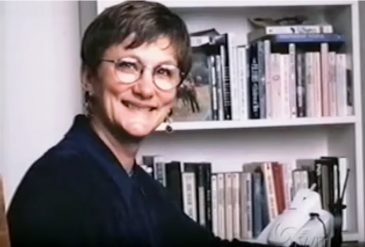
#> input picture data_set/Anita borg/AnitaB_History_Image1-365x247-1.jpg, 365 x 247 px, given as the content of the folder G:/Temp_python/Face_recognition/data_set/Elon musk, which was not available
$ python model_trained.py
#> lines starting #> are read from the running program, lines starting #| are printed output that depends on the picture; pictures that were not available may be replaced by others from this repository, and a replacement may not be noted
import cv2 as cv
import numpy as np
import os

# get the all folder name
people_list = ['Elon musk', 'Bill gates', 'Anita borg']
DIR = 'G:\\Temp_python\\Face_recognition\\data_set'

features = [] # store corresponding imgs
lables = [] # correspondig lable for img

# face detector classifier
haar_cascade = cv.CascadeClassifier('haar_face.xml')

# set to the training set
def create_tain():
    # each folder and grabbing the path to the folder
    for person in people_list:
        path =  os.path.join(DIR, person) # prepare img path
        label = people_list.index(person)

        # loop for a every img in folder
        for img in os.listdir(path): # get the img path
            img_path = os.path.join(path, img)

            # read the img from the img_path
            img_array = cv.imread(img_path)
#> img_array is the input picture: shape (247, 365, 3); mean B, G, R 129, 123.6, 131.9
            gray = cv.cvtColor(img_array, cv.COLOR_BGR2GRAY) #img conver in gray scale img
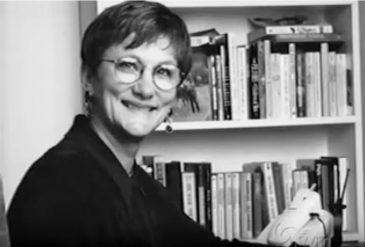
#> gray: shape (247, 365); min 0, max 248, mean 126.7

            # detect the face and find the face on the img
            face_rect = haar_cascade.detectMultiScale(gray, scaleFactor=1.1, minNeighbors=4)
#> face_rect = [[100, 34, 91, 91]]

            # loop over the every face detact
            for (x,y, h, w) in face_rect:
                face_roi = gray[y:y+h, x:x+w] # region of intrest
                # append img and labels
                features.append(face_roi)
                lables.append(label)
#> this loop made 1 pass
#> pass 1, in create_tain, `face_roi = gray[y:y+h, x:x+w]`:
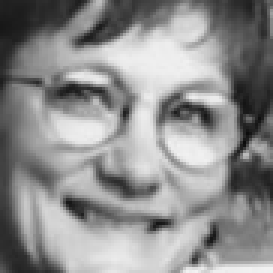
#> face_roi: shape (91, 91) (shown 3 times larger); min 12, max 242, mean 142.2
#> after the loop, features = 1 item; lables = [0]
#> pass 2 of the loop in create_tain, `for person in people_list:`:
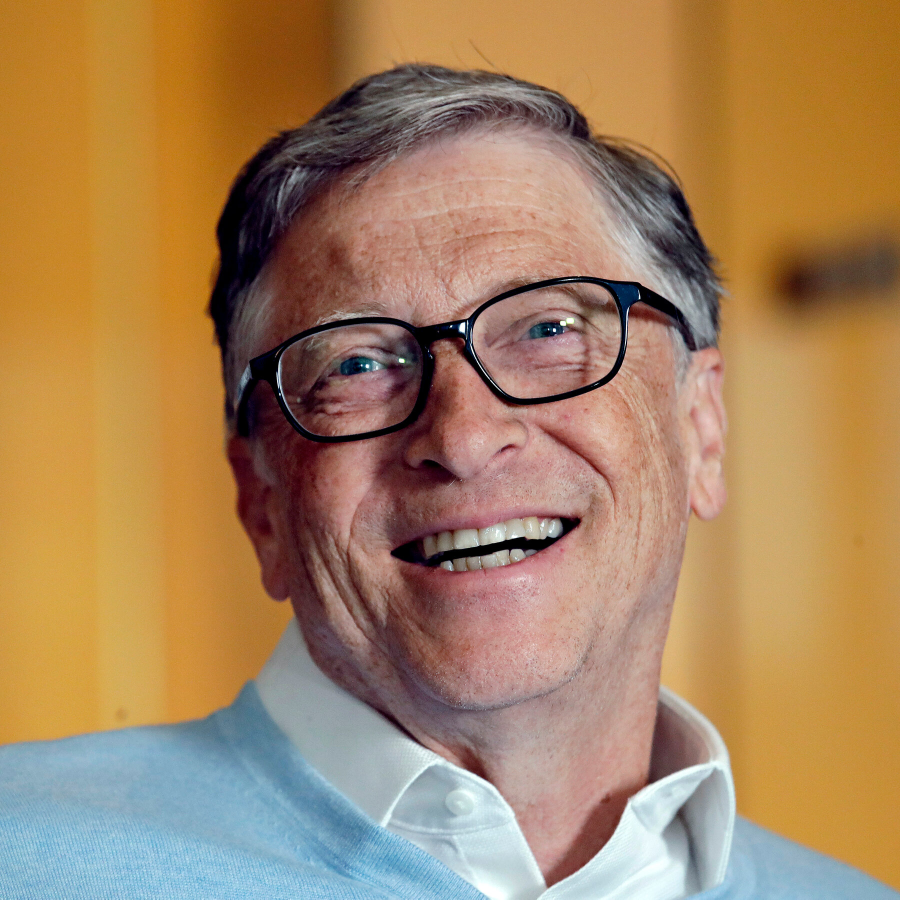
#> input picture data_set/Bill gates/14Gates--top-mediumSquareAt3X.jpg, 1800 x 1799 px, found by its file name (shown at 1/2 size)
#> in create_tain, img_array is the input picture: shape (1799, 1800, 3); mean B, G, R 94.7, 131.5, 166
#> in create_tain, `gray = cv.cvtColor(img_array, cv.COLOR_BGR2GRAY)`:
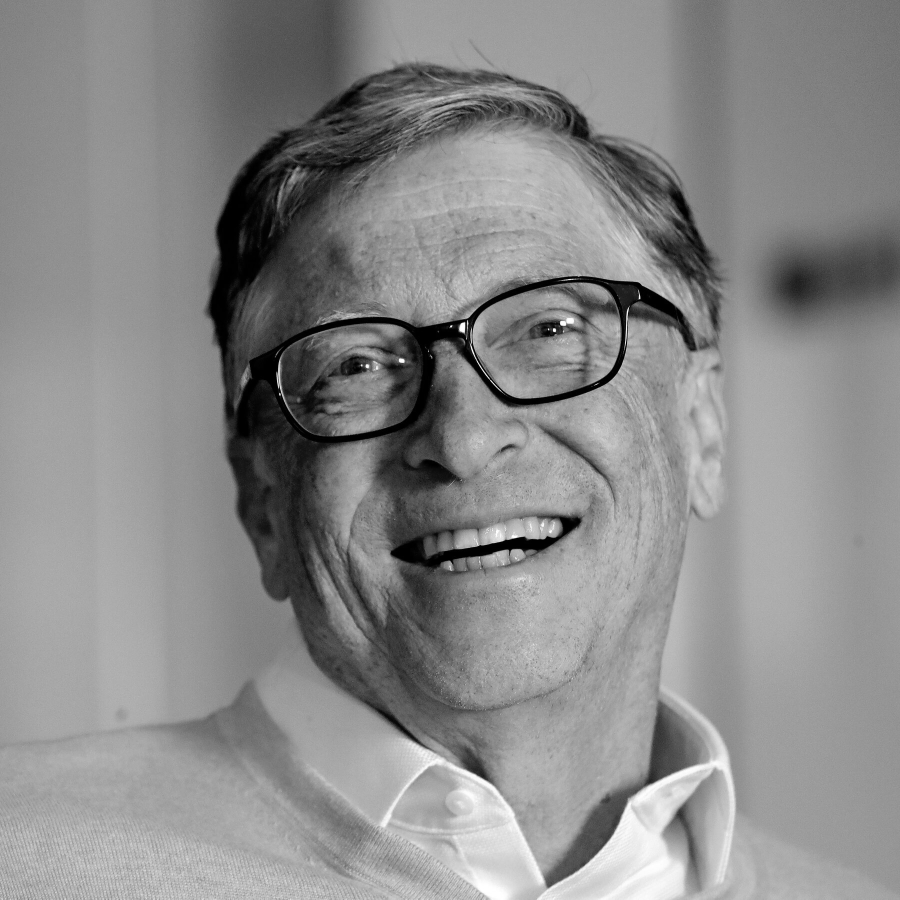
#> gray: shape (1799, 1800) (shown at 1/2 size); min 0, max 255, mean 137.6
#> face_rect = [[917, 974, 38, 38]]
#> the loop in create_tain, `for (x,y, h, w) in face_rect:` made 1 pass
#> pass 1, in create_tain, `face_roi = gray[y:y+h, x:x+w]`:
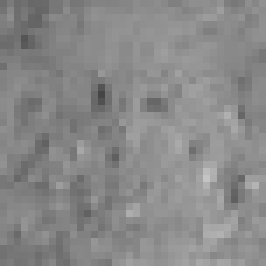
#> face_roi: shape (38, 38) (shown 7 times larger); min 69, max 196, mean 136.7
#> after the loop in create_tain, `for (x,y, h, w) in face_rect:`: features = 2 items; lables = [0, 1]

create_tain()

# list convert to numpy array
features = np.array(features, dtype='object')
lables = np.array(lables)

# face recognizer
face_recognizer = cv.face.LBPHFaceRecognizer_create()

# train the recogizer on the featureslist and the labels list
face_recognizer.train(features, lables)
# save the train model files
# face_recognizer.save('model_trained.yml')
# np.save('features.npy', features)
# np.save('lables.npy', lables)
